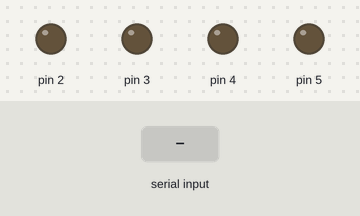
Bench run of a sketch on a simulated Arduino Uno, built with avr-gcc and run on an emulated ATmega328P. Shown: output pins drawn as LEDs (lit = HIGH). Inputs (shaded band) come from the test bench.

Above: at 1.2 s.
1.3 s: byte 1 (1) received over Serial
At 2.4 s:
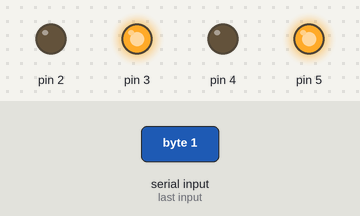
2.8 s: byte 2 (2) received over Serial
At 3.5 s:
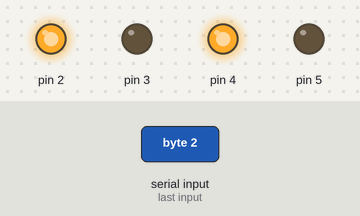
4.3 s: byte 3 (3) received over Serial
At 4.7 s:
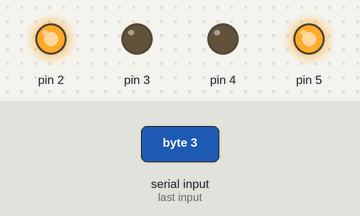
5.8 s: byte 4 (4) received over Serial
At 7.0 s:
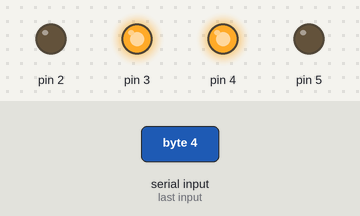
Timing chart, 0 to 8.3 s (numbered marks = the images above; inputs shaded):
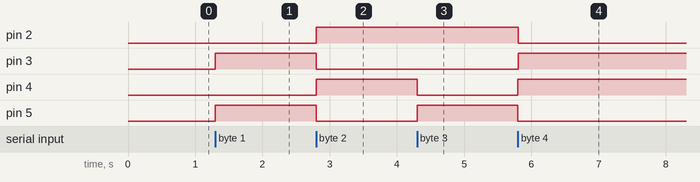

The sketch:

Secretary.ino
```cpp
char pacc = 0;

void setup() {
  pinMode(5, OUTPUT);
  pinMode(4, OUTPUT);
  pinMode(3, OUTPUT);
  pinMode(2, OUTPUT);

  Serial.begin(9600);
}

void loop() {
  if(Serial.available()>0){
    pacc = Serial.read();
    if(pacc == 1){
      digitalWrite(5, HIGH);
      digitalWrite(4, LOW);
      digitalWrite(3, HIGH);
      digitalWrite(2, LOW);
    }
    else if(pacc == 2){
      digitalWrite(5, LOW);
      digitalWrite(4, HIGH);
      digitalWrite(3, LOW);
      digitalWrite(2, HIGH);
    }
    else if(pacc == 3){
      digitalWrite(5, HIGH);
      digitalWrite(4, LOW);
      digitalWrite(3, LOW);
      digitalWrite(2, HIGH);
    }
    else if(pacc == 4){
      digitalWrite(5, LOW);
      digitalWrite(4, HIGH);
      digitalWrite(3, HIGH);
      digitalWrite(2, LOW);
    }
  }
}
```

Measured:
- after the input at 1.3 s, pin 3, pin 5: LOW → HIGH at once
- after the input at 2.8 s, pin 2, pin 4: LOW → HIGH at once; pin 3, pin 5: HIGH → LOW at once
- after the input at 4.3 s, pin 4: HIGH → LOW at once; pin 5: LOW → HIGH at once
- after the input at 5.8 s, pin 2, pin 5: HIGH → LOW at once; pin 3, pin 4: LOW → HIGH at once
